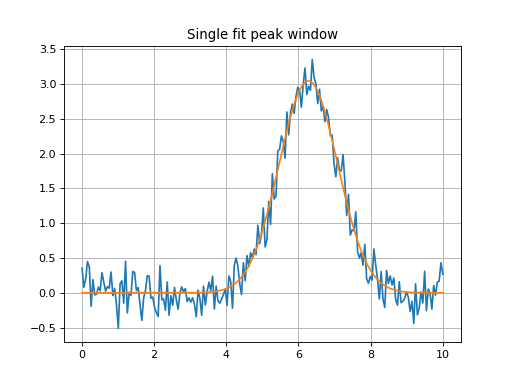

This figure's Python source:
import numpy as np
import matplotlib.pyplot as plt

from astropy.modeling import models
from astropy import units as u

from specutils.spectra import Spectrum1D
from specutils.fitting import fit_lines

# Create a simple spectrum with a Gaussian.
np.random.seed(0)
x = np.linspace(0., 10., 200)
y = 3 * np.exp(-0.5 * (x- 6.3)**2 / 0.8**2)
y += np.random.normal(0., 0.2, x.shape)

# Create the spectrum
spectrum = Spectrum1D(flux=y*u.Jy, spectral_axis=x*u.um)

# Fit the spectrum
g_init = models.Gaussian1D(amplitude=3.*u.Jy, mean=5.5*u.um, stddev=1.*u.um)
g_fit = fit_lines(spectrum, g_init, window=(6*u.um, 7*u.um))
y_fit = g_fit(x*u.um)

plt.plot(x, y)
plt.plot(x, y_fit)
plt.title('Single fit peak window')
plt.grid('on')
